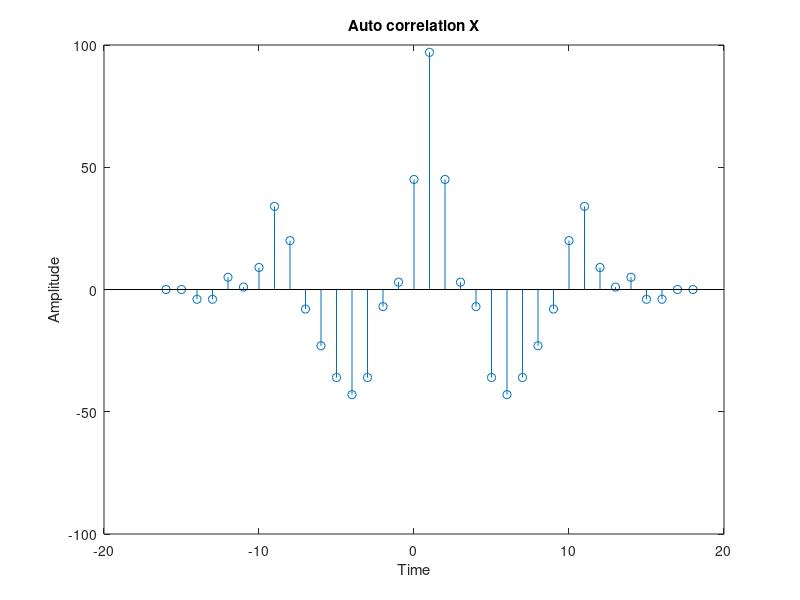

Source code (MATLAB):
clc;
clear all;
close all;
x= [ 0 0 2 1 -4 -3 -2 -1 0 1 3 2 5 1 -4 -1 -1 -2 ];
y= [ 3 2 1 -6 -4 -3 -1 -2 1 1 2 3 1 4 6 2 1 0 ] ;
%% Autocorrelation of x
Rxx=xcorr(x);
disp('Auto Correlation Values of x :');
disp(Rxx);

%% Autocorrelation of y
Ryy=xcorr(y);
disp('Auto Correlation Values of y :');
disp(Ryy);

%% Autocorrelation of xy
Rxy=xcorr(x,y);
disp('Auto Correlation Values of xy :');
disp(Rxy);

%% Autocorrelation of yx
Ryx=xcorr(y,x);
disp('Auto Correlation Values of yx :');
disp(Ryx);

t=(-16:1:18);
stem(t,Rxx);
xlabel('Time');
ylabel('Amplitude');
title('Auto correlation X');